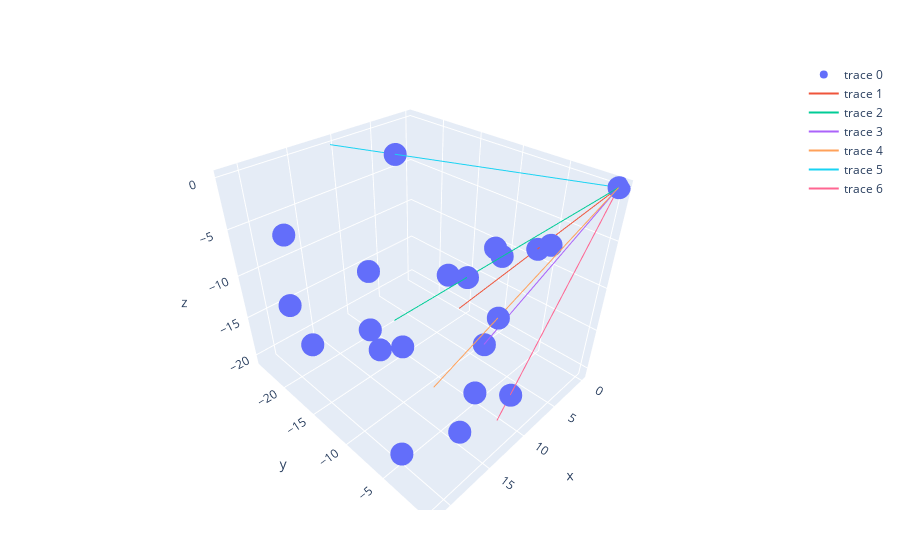

The notebook cell saved with this chart:
### Code cell
FinalConicHull(m4)

### Figure 1 — Plotly figure (JSON) as saved in the notebook; plotly's stock layout.template omitted (floating-point values rounded to 4 significant figures)
{"data": [{"mode": "markers", "type": "scatter3d", "x": [8, 11, 20, 16, 17, 4, 1, 15, 17, 15, 16, 20, 4, 20, 15, 12, 20, 5, 8, 12, 0], "y": [-11, -3, -19, -2, 0, -3, -6, -10, -12, -3, -12, -20, -9, -17, 0, -18, -5, -8, -18, 0, 0], "z": [-10, -3, -4, -18, -11, -5, -8, -14, -12, -3, -15, -12, -20, -15, -5, -11, -20, -7, 0, -15, 0]}, {"mode": "lines", "type": "scatter3d", "x": [2.348, 0], "y": [-14.09, 0], "z": [-18.79, 0]}, {"mode": "lines", "type": "scatter3d", "x": [21.0, 0], "y": [-4.2, 0], "z": [-4.2, 0]}, {"mode": "lines", "type": "scatter3d", "x": [4.13, 0], "y": [-9.294, 0], "z": [-20.65, 0]}, {"mode": "lines", "type": "scatter3d", "x": [21.48, 0], "y": [0, 0], "z": [-7.161, 0]}, {"mode": "lines", "type": "scatter3d", "x": [10.72, 0], "y": [-24.12, 0], "z": [0, 0]}, {"mode": "lines", "type": "scatter3d", "x": [13.54, 0], "y": [0, 0], "z": [-16.93, 0]}], "layout": {"margin": {"b": 50, "l": 50, "r": 50, "t": 60}}}
